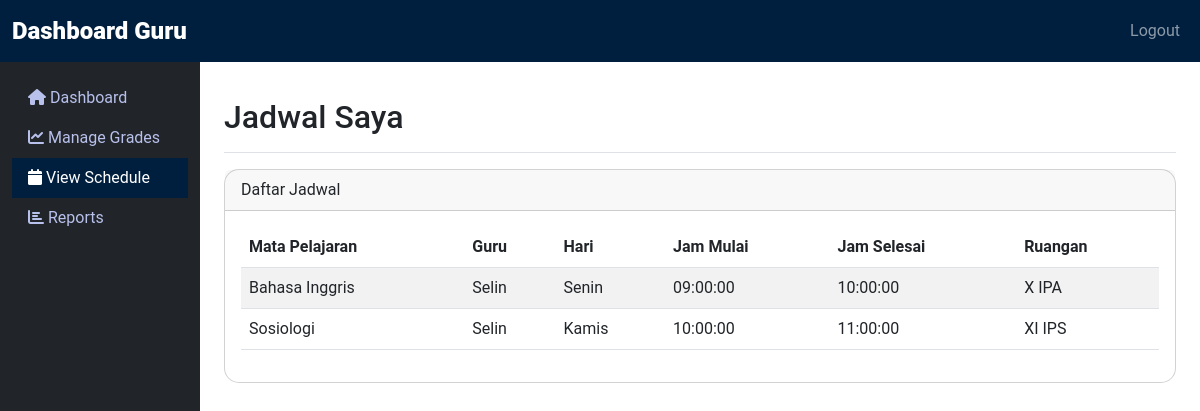
/guru/view_schedule.php (signed in), run on the app's committed database.
### tables this page shows
CREATE TABLE `jadwal` (
  `id` int(11) NOT NULL,
  `id_mata_pelajaran` int(11) DEFAULT NULL,
  `id_guru` int(11) NOT NULL,
  `kelas` varchar(10) DEFAULT NULL,
  `hari` varchar(15) DEFAULT NULL,
  `jam_mulai` time NOT NULL,
  `jam_selesai` time NOT NULL,
  `ruangan` varchar(20) DEFAULT NULL,
  `periode_id` int(11) DEFAULT NULL
);

CREATE TABLE `mata_pelajaran` (
  `id` int(11) NOT NULL,
  `nama` varchar(100) NOT NULL,
  `guru_pengajar` int(11) DEFAULT NULL,
  `periode_id` int(11) NOT NULL
);

CREATE TABLE `guru` (
  `id` int(11) NOT NULL,
  `nama` varchar(100) NOT NULL,
  `role` enum('guru_biasa','guru_wali') DEFAULT 'guru_biasa',
  `telepon` varchar(15) DEFAULT NULL,
  `email` varchar(100) NOT NULL,
  `alamat` text DEFAULT NULL,
  `mata_pelajaran` varchar(100) DEFAULT NULL,
  `password` varchar(255) NOT NULL,
  `periode_id` int(11) DEFAULT NULL
);

### guru/view_schedule.php (the view, shortened to what this page needs)
<?php
include('../includes/db.php');
$user = $_SESSION['user'];
$guru_id = $user['id'];
$query_jadwal = "
    SELECT j.hari, j.jam_mulai, j.jam_selesai, j.ruangan, mp.nama AS nama_mata_pelajaran, g.nama AS nama_guru
    FROM jadwal j
    JOIN mata_pelajaran mp ON j.id_mata_pelajaran = mp.id
    JOIN guru g ON j.id_guru = g.id
    WHERE j.id_guru = :guru_id
    ORDER BY FIELD(j.hari, 'Senin', 'Selasa', 'Rabu', 'Kamis', 'Jumat', 'Sabtu', 'Minggu'), j.jam_mulai
";
$stmt_jadwal = $pdo->prepare($query_jadwal);
$stmt_jadwal->bindParam(':guru_id', $guru_id, PDO::PARAM_INT);
$stmt_jadwal->execute();
$result_jadwal = $stmt_jadwal->fetchAll(PDO::FETCH_ASSOC);
?>
<!DOCTYPE html>
<html lang="id">
<head>
    <link href="https://cdn.jsdelivr.net/npm/bootstrap@5.3.0-alpha1/dist/css/bootstrap.min.css" rel="stylesheet">
    <link href="https://cdnjs.cloudflare.com/ajax/libs/font-awesome/6.0.0-beta3/css/all.min.css" rel="stylesheet">
    <link rel="stylesheet" href="guru_style.css">
</head>
<body>
    <nav class="navbar navbar-expand-lg navbar-dark bg-navy">
        <div class="container-fluid">
            <a class="navbar-brand" href="guru_dashboard.php"><b>Dashboard Guru</b></a>
            <div class="collapse navbar-collapse" id="navbarNav">
                <ul class="navbar-nav ms-auto">
                    <li class="nav-item">
                        <a class="nav-link" href="../index.php">Logout</a>
                    </li>
                </ul>
            </div>
        </div>
    </nav>
    <div class="container-fluid">
        <div class="row">
            <nav id="sidebarMenu" class="col-md-3 col-lg-2 d-md-block bg-dark sidebar collapse">
                <div class="position-sticky pt-3">
                    <ul class="nav flex-column">
                        <li class="nav-item">
                            <a class="nav-link" href="guru_dashboard.php">
                                <i class="fas fa-home"></i> Dashboard
                            </a>
                        </li>
                        <li class="nav-item">
                            <a class="nav-link" href="manage_grades.php">
                                <i class="fas fa-chart-line"></i> Manage Grades
                            </a>
                        </li>
                        <li class="nav-item">
                            <a class="nav-link active" href="view_schedule.php">
                                <i class="fas fa-calendar"></i> View Schedule
                            </a>
                        </li>
                        <li class="nav-item">
                            <a class="nav-link" href="report_card.php">
                                <i class="fas fa-chart-bar"></i> Reports
                            </a>
                        </li>
                    </ul>
                </div>
            </nav>
            <main class="col-md-9 ms-sm-auto col-lg-10 px-md-4">
                <div class="d-flex justify-content-between flex-wrap flex-md-nowrap align-items-center pt-3 pb-2 mb-3 border-bottom">
                    <h1 class="h2">Jadwal Saya</h1>
                </div>
                <div class="card">
                    <div class="card-header">
                        Daftar Jadwal
                    </div>
                    <div class="card-body">
                        <?php if (!empty($result_jadwal)): ?>
                            <table class="table table-striped">
                                <thead>
                                    <tr>
                                        <th>Mata Pelajaran</th>
                                        <th>Guru</th>
                                        <th>Hari</th>
                                        <th>Jam Mulai</th>
                                        <th>Jam Selesai</th>
                                        <th>Ruangan</th>
                                    </tr>
                                </thead>
                                <tbody>
                                <?php foreach ($result_jadwal as $jadwal): ?>
                                        <tr>
                                            <td><?= htmlspecialchars($jadwal['nama_mata_pelajaran']) ?></td>
                                            <td><?= htmlspecialchars($jadwal['nama_guru']) ?></td>
                                            <td><?= htmlspecialchars($jadwal['hari']) ?></td>
                                            <td><?= htmlspecialchars($jadwal['jam_mulai']) ?></td>
                                            <td><?= htmlspecialchars($jadwal['jam_selesai']) ?></td>
                                            <td><?= htmlspecialchars($jadwal['ruangan']) ?></td>
                                        </tr>
                                    <?php endforeach; ?>
                                </tbody>
                            </table>
                        <?php else: ?>
                            <p>No schedule found for the subjects you teach.</p>
                        <?php endif; ?>
                    </div>
                </div>
            </main>
        </div>
    </div>
</body>
</html>

### guru/guru_style.css (style rules this page uses)
body { font-family: 'Roboto', sans-serif; }
.bg-navy { background-color: #001F3F !important; }
.navbar-brand { font-weight: bold; font-size: 1.5rem; }
#sidebarMenu { position: sticky; top: 0; height: 100vh; overflow-y: auto; }
.sidebar .nav-link { color: #b8c1ec; }
.sidebar .nav-link.active { background-color: #001F3F; color: white; }
main { margin-left: 16.66%; padding: 20px; }
.card { border-radius: 15px; }

### data on the page
jadwal: id_mata_pelajaran.nama "Bahasa Inggris", id_guru.nama "Selin", hari "Senin", jam_mulai "09:00:00", jam_selesai "10:00:00", ruangan "X IPA"
jadwal: id_mata_pelajaran.nama "Sosiologi", id_guru.nama "Selin", hari "Kamis", jam_mulai "10:00:00", jam_selesai "11:00:00", ruangan "XI IPS"
